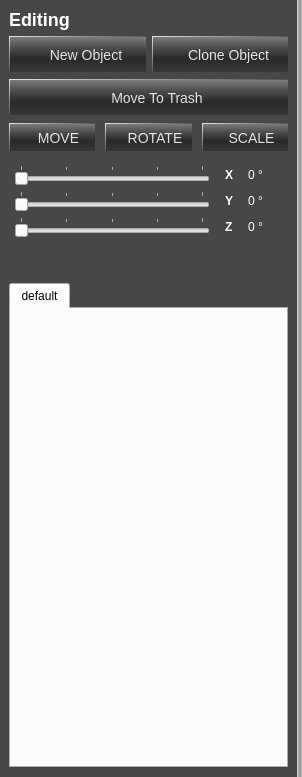
<?xml version="1.0" encoding="UTF-8"?>
<ui version="4.0">
 <class>ObjectManipulationsWidget</class>
 <widget class="QWidget" name="ObjectManipulationsWidget">
  <property name="geometry">
   <rect>
    <x>0</x>
    <y>0</y>
    <width>302</width>
    <height>777</height>
   </rect>
  </property>
  <property name="minimumSize">
   <size>
    <width>302</width>
    <height>0</height>
   </size>
  </property>
  <property name="windowTitle">
   <string>ObjectManipulationsWidget</string>
  </property>
  <property name="styleSheet">
   <string notr="true">QScrollArea#scrollArea {
	background-color: transparent;	
}

QWidget#scrollAreaWidgetContents {
	background-color: transparent;
}

QWidget#ObjectManipulationsWidget {
	background-color: rgba(0,0,0,120);
}

QWidget#border_widget {
	background-color: qlineargradient(spread:pad, x1:1, y1:1, x2:0, y2:1, stop:0 rgba(187, 187, 187, 255), stop:0.488636 rgba(147, 147, 147, 255), stop:1 rgba(216, 216, 216, 255));
}

QLabel {
	font: Arial;
	font-size: 12px;
	color: white;
}

QLabel#editing_title {
	font-size: 18px;
	font-weight: bold;
}

QLabel#label_rotate_z_title, #label_rotate_x_title, #label_rotate_y_title {
	font-weight: bold;
}

QFrame#rotate_frame {
	border-radius: 10px;
	padding-left: 5px;
	padding-top: 10px;
	padding-bottom: 10px;
}

QPushButton {
	color: qlineargradient(spread:pad, x1:0, y1:1, x2:0, y2:0, stop:0 rgba(218, 218, 218, 255), stop:1 rgba(236, 236, 236, 255));
	font: Arial;
	font-size: 14px;
	border-radius: 0px;
	border: 0px;
	border-left: 1px solid qlineargradient(spread:pad, x1:0, y1:0, x2:0, y2:1, stop:0 rgba(228, 228, 228, 255), stop:1 rgba(82, 82, 82, 255));
	border-top: 1px solid qlineargradient(spread:pad, x1:0, y1:0, x2:1, y2:0, stop:0 rgba(228, 228, 228, 255), stop:1 rgba(82, 82, 82, 255));
	background-color: qlineargradient(spread:pad, x1:0, y1:0, x2:0, y2:1, stop:0 rgba(128, 128, 128, 255), stop:0.352273 rgba(73, 73, 73, 255), stop:0.642045 rgba(41, 41, 41, 255), stop:1 rgba(55, 55, 55, 255));
}

QPushButton:disabled {
	color: grey;
}

QPushButton:hover {
	color: white;
	background-color: qlineargradient(spread:pad, x1:0, y1:0, x2:0.369, y2:1, stop:0 rgba(128, 128, 128, 255), stop:0.352273 rgba(73, 73, 73, 255), stop:0.642045 rgba(41, 41, 41, 255), stop:1 rgba(55, 55, 55, 255));
}

QPushButton:pressed {
	color: white;
	background-color: qlineargradient(spread:pad, x1:0, y1:0, x2:0.164, y2:1, stop:0 rgba(66, 66, 66, 255), stop:0.352273 rgba(55, 55, 55, 255), stop:0.642045 rgba(41, 41, 41, 255), stop:1 rgba(55, 55, 55, 255));
}

QPushButton#button_new, #button_clone, #button_delete {
	background-repeat: no-repeat;
	background-position: center left;
	padding-left: 16px;
}

QPushButton#button_move, #button_rotate, #button_scale {
	background-repeat: no-repeat;
	background-position: center left;
	padding-left: 12px;
}

QPushButton#button_new {
	background-image: url(&quot;./data/ui/images/worldbuilding/object_add.png&quot;);
}

QPushButton#button_clone {
	background-image: url(&quot;./data/ui/images/worldbuilding/object_clone.png&quot;);
}

QPushButton#button_delete {
	background-image: url(&quot;./data/ui/images/worldbuilding/object_delete.png&quot;);
}

QPushButton#button_move {
	background-image: url(&quot;./data/ui/images/worldbuilding/transform-move.png&quot;);
}

QPushButton#button_rotate {
	background-image: url(&quot;./data/ui/images/worldbuilding/transform-rotate.png&quot;);
}

QPushButton#button_scale {
	background-image: url(&quot;./data/ui/images/worldbuilding/transform-scale.png&quot;);
}</string>
  </property>
  <layout class="QVBoxLayout" name="verticalLayout">
   <property name="spacing">
    <number>0</number>
   </property>
   <property name="margin">
    <number>0</number>
   </property>
   <item>
    <layout class="QHBoxLayout" name="horizontalLayout">
     <property name="spacing">
      <number>0</number>
     </property>
     <item>
      <widget class="QScrollArea" name="scrollArea">
       <property name="frameShape">
        <enum>QFrame::NoFrame</enum>
       </property>
       <property name="lineWidth">
        <number>0</number>
       </property>
       <property name="widgetResizable">
        <bool>true</bool>
       </property>
       <widget class="QWidget" name="scrollAreaWidgetContents">
        <property name="geometry">
         <rect>
          <x>0</x>
          <y>0</y>
          <width>295</width>
          <height>775</height>
         </rect>
        </property>
        <layout class="QVBoxLayout" name="verticalLayout_2">
         <item>
          <layout class="QVBoxLayout" name="main_layout">
           <property name="spacing">
            <number>6</number>
           </property>
           <property name="margin">
            <number>0</number>
           </property>
           <item>
            <widget class="QLabel" name="editing_title">
             <property name="styleSheet">
              <string notr="true"/>
             </property>
             <property name="text">
              <string>Editing</string>
             </property>
            </widget>
           </item>
           <item>
            <layout class="QHBoxLayout" name="horizontalLayout_6">
             <item>
              <widget class="QPushButton" name="button_new">
               <property name="sizePolicy">
                <sizepolicy hsizetype="Expanding" vsizetype="Fixed">
                 <horstretch>0</horstretch>
                 <verstretch>0</verstretch>
                </sizepolicy>
               </property>
               <property name="minimumSize">
                <size>
                 <width>0</width>
                 <height>36</height>
                </size>
               </property>
               <property name="styleSheet">
                <string notr="true"/>
               </property>
               <property name="text">
                <string>New Object</string>
               </property>
              </widget>
             </item>
             <item>
              <widget class="QPushButton" name="button_clone">
               <property name="sizePolicy">
                <sizepolicy hsizetype="Expanding" vsizetype="Fixed">
                 <horstretch>0</horstretch>
                 <verstretch>0</verstretch>
                </sizepolicy>
               </property>
               <property name="minimumSize">
                <size>
                 <width>0</width>
                 <height>36</height>
                </size>
               </property>
               <property name="styleSheet">
                <string notr="true"/>
               </property>
               <property name="text">
                <string>Clone Object</string>
               </property>
              </widget>
             </item>
            </layout>
           </item>
           <item>
            <layout class="QHBoxLayout" name="horizontalLayout_11">
             <item>
              <spacer name="horizontalSpacer_2">
               <property name="orientation">
                <enum>Qt::Horizontal</enum>
               </property>
               <property name="sizeHint" stdset="0">
                <size>
                 <width>1</width>
                 <height>1</height>
                </size>
               </property>
              </spacer>
             </item>
            </layout>
           </item>
           <item>
            <layout class="QHBoxLayout" name="horizontalLayout_12">
             <item>
              <widget class="QPushButton" name="button_delete">
               <property name="sizePolicy">
                <sizepolicy hsizetype="Expanding" vsizetype="Fixed">
                 <horstretch>0</horstretch>
                 <verstretch>0</verstretch>
                </sizepolicy>
               </property>
               <property name="minimumSize">
                <size>
                 <width>172</width>
                 <height>36</height>
                </size>
               </property>
               <property name="styleSheet">
                <string notr="true"/>
               </property>
               <property name="text">
                <string>Move To Trash</string>
               </property>
              </widget>
             </item>
            </layout>
           </item>
           <item>
            <layout class="QHBoxLayout" name="manip_button_layout">
             <property name="spacing">
              <number>10</number>
             </property>
             <item>
              <widget class="QPushButton" name="button_move">
               <property name="minimumSize">
                <size>
                 <width>0</width>
                 <height>28</height>
                </size>
               </property>
               <property name="maximumSize">
                <size>
                 <width>16777215</width>
                 <height>24</height>
                </size>
               </property>
               <property name="font">
                <font>
                 <pointsize>-1</pointsize>
                 <weight>50</weight>
                 <italic>false</italic>
                 <bold>false</bold>
                </font>
               </property>
               <property name="text">
                <string>MOVE</string>
               </property>
              </widget>
             </item>
             <item>
              <widget class="QPushButton" name="button_rotate">
               <property name="minimumSize">
                <size>
                 <width>0</width>
                 <height>28</height>
                </size>
               </property>
               <property name="maximumSize">
                <size>
                 <width>16777215</width>
                 <height>24</height>
                </size>
               </property>
               <property name="font">
                <font>
                 <pointsize>-1</pointsize>
                 <weight>50</weight>
                 <italic>false</italic>
                 <bold>false</bold>
                </font>
               </property>
               <property name="text">
                <string>ROTATE</string>
               </property>
              </widget>
             </item>
             <item>
              <widget class="QPushButton" name="button_scale">
               <property name="minimumSize">
                <size>
                 <width>0</width>
                 <height>28</height>
                </size>
               </property>
               <property name="maximumSize">
                <size>
                 <width>16777215</width>
                 <height>24</height>
                </size>
               </property>
               <property name="font">
                <font>
                 <pointsize>-1</pointsize>
                 <weight>50</weight>
                 <italic>false</italic>
                 <bold>false</bold>
                </font>
               </property>
               <property name="text">
                <string>SCALE</string>
               </property>
              </widget>
             </item>
            </layout>
           </item>
           <item>
            <widget class="QFrame" name="rotate_frame">
             <property name="frameShape">
              <enum>QFrame::StyledPanel</enum>
             </property>
             <property name="frameShadow">
              <enum>QFrame::Raised</enum>
             </property>
             <layout class="QVBoxLayout" name="verticalLayout_4">
              <property name="margin">
               <number>0</number>
              </property>
              <item>
               <layout class="QHBoxLayout" name="horizontalLayout_4">
                <property name="spacing">
                 <number>15</number>
                </property>
                <item>
                 <widget class="QSlider" name="slider_rotate_x">
                  <property name="minimum">
                   <number>0</number>
                  </property>
                  <property name="maximum">
                   <number>360</number>
                  </property>
                  <property name="orientation">
                   <enum>Qt::Horizontal</enum>
                  </property>
                  <property name="tickPosition">
                   <enum>QSlider::TicksAbove</enum>
                  </property>
                  <property name="tickInterval">
                   <number>90</number>
                  </property>
                 </widget>
                </item>
                <item>
                 <widget class="QLabel" name="label_rotate_x_title">
                  <property name="sizePolicy">
                   <sizepolicy hsizetype="Fixed" vsizetype="Preferred">
                    <horstretch>0</horstretch>
                    <verstretch>0</verstretch>
                   </sizepolicy>
                  </property>
                  <property name="text">
                   <string>X</string>
                  </property>
                 </widget>
                </item>
                <item>
                 <widget class="QLabel" name="label_rotate_x_value">
                  <property name="sizePolicy">
                   <sizepolicy hsizetype="Fixed" vsizetype="Preferred">
                    <horstretch>0</horstretch>
                    <verstretch>0</verstretch>
                   </sizepolicy>
                  </property>
                  <property name="minimumSize">
                   <size>
                    <width>40</width>
                    <height>0</height>
                   </size>
                  </property>
                  <property name="text">
                   <string>0 °</string>
                  </property>
                 </widget>
                </item>
               </layout>
              </item>
              <item>
               <layout class="QHBoxLayout" name="horizontalLayout_5">
                <property name="spacing">
                 <number>15</number>
                </property>
                <item>
                 <widget class="QSlider" name="slider_rotate_y">
                  <property name="minimum">
                   <number>0</number>
                  </property>
                  <property name="maximum">
                   <number>360</number>
                  </property>
                  <property name="orientation">
                   <enum>Qt::Horizontal</enum>
                  </property>
                  <property name="tickPosition">
                   <enum>QSlider::TicksAbove</enum>
                  </property>
                  <property name="tickInterval">
                   <number>90</number>
                  </property>
                 </widget>
                </item>
                <item>
                 <widget class="QLabel" name="label_rotate_y_title">
                  <property name="sizePolicy">
                   <sizepolicy hsizetype="Fixed" vsizetype="Preferred">
                    <horstretch>0</horstretch>
                    <verstretch>0</verstretch>
                   </sizepolicy>
                  </property>
                  <property name="text">
                   <string>Y</string>
                  </property>
                 </widget>
                </item>
                <item>
                 <widget class="QLabel" name="label_rotate_y_value">
                  <property name="sizePolicy">
                   <sizepolicy hsizetype="Fixed" vsizetype="Preferred">
                    <horstretch>0</horstretch>
                    <verstretch>0</verstretch>
                   </sizepolicy>
                  </property>
                  <property name="minimumSize">
                   <size>
                    <width>40</width>
                    <height>0</height>
                   </size>
                  </property>
                  <property name="text">
                   <string>0 °</string>
                  </property>
                 </widget>
                </item>
               </layout>
              </item>
              <item>
               <layout class="QVBoxLayout" name="verticalLayout_3">
                <item>
                 <layout class="QHBoxLayout" name="horizontalLayout_2">
                  <property name="spacing">
                   <number>15</number>
                  </property>
                  <item>
                   <widget class="QSlider" name="slider_rotate_z">
                    <property name="minimum">
                     <number>0</number>
                    </property>
                    <property name="maximum">
                     <number>360</number>
                    </property>
                    <property name="orientation">
                     <enum>Qt::Horizontal</enum>
                    </property>
                    <property name="tickPosition">
                     <enum>QSlider::TicksAbove</enum>
                    </property>
                    <property name="tickInterval">
                     <number>90</number>
                    </property>
                   </widget>
                  </item>
                  <item>
                   <widget class="QLabel" name="label_rotate_z_title">
                    <property name="sizePolicy">
                     <sizepolicy hsizetype="Fixed" vsizetype="Preferred">
                      <horstretch>0</horstretch>
                      <verstretch>0</verstretch>
                     </sizepolicy>
                    </property>
                    <property name="font">
                     <font>
                      <pointsize>-1</pointsize>
                      <weight>75</weight>
                      <italic>false</italic>
                      <bold>true</bold>
                     </font>
                    </property>
                    <property name="text">
                     <string>Z</string>
                    </property>
                   </widget>
                  </item>
                  <item>
                   <widget class="QLabel" name="label_rotate_z_value">
                    <property name="sizePolicy">
                     <sizepolicy hsizetype="Fixed" vsizetype="Preferred">
                      <horstretch>0</horstretch>
                      <verstretch>0</verstretch>
                     </sizepolicy>
                    </property>
                    <property name="minimumSize">
                     <size>
                      <width>40</width>
                      <height>0</height>
                     </size>
                    </property>
                    <property name="text">
                     <string>0 °</string>
                    </property>
                   </widget>
                  </item>
                 </layout>
                </item>
               </layout>
              </item>
             </layout>
            </widget>
           </item>
           <item>
            <spacer name="verticalSpacer">
             <property name="orientation">
              <enum>Qt::Vertical</enum>
             </property>
             <property name="sizeType">
              <enum>QSizePolicy::Fixed</enum>
             </property>
             <property name="sizeHint" stdset="0">
              <size>
               <width>1</width>
               <height>30</height>
              </size>
             </property>
            </spacer>
           </item>
           <item>
            <widget class="QTabWidget" name="tab_widget">
             <property name="currentIndex">
              <number>0</number>
             </property>
             <widget class="QWidget" name="tab">
              <attribute name="title">
               <string>default</string>
              </attribute>
             </widget>
            </widget>
           </item>
          </layout>
         </item>
        </layout>
       </widget>
      </widget>
     </item>
     <item>
      <widget class="QWidget" name="border_widget" native="true">
       <property name="sizePolicy">
        <sizepolicy hsizetype="Fixed" vsizetype="Preferred">
         <horstretch>0</horstretch>
         <verstretch>0</verstretch>
        </sizepolicy>
       </property>
       <property name="minimumSize">
        <size>
         <width>5</width>
         <height>0</height>
        </size>
       </property>
       <property name="maximumSize">
        <size>
         <width>5</width>
         <height>16777215</height>
        </size>
       </property>
      </widget>
     </item>
    </layout>
   </item>
  </layout>
 </widget>
 <resources/>
 <connections/>
</ui>
